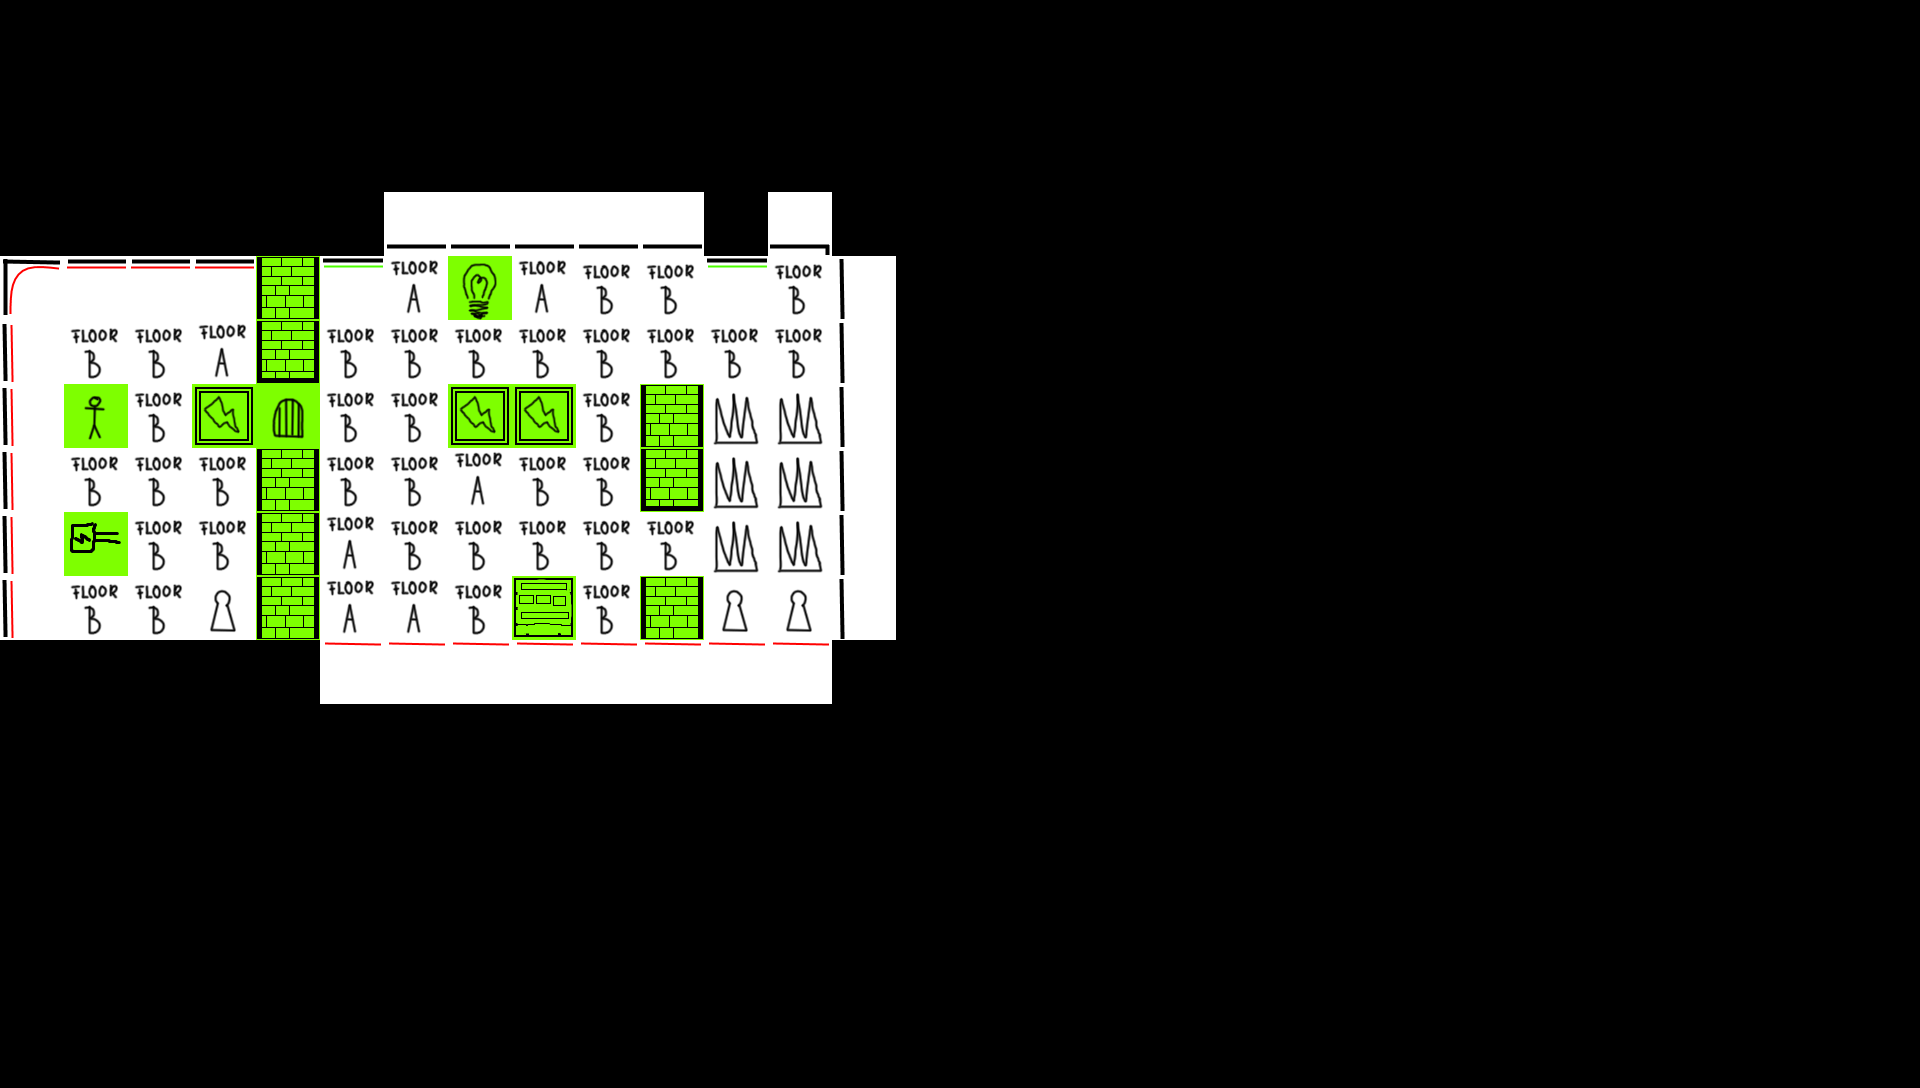

Rendered tile map (Tiled .tmx) drawn with the repository's tilesets; below, a short description and the full map source, tile grids included:
An orthogonal 30x17 tile map with 64x64 px tiles, 2 tile layers (Tile Layer 1, Tile Layer 2), 2 tilesets and 7 objects.

<map version="1.0" orientation="orthogonal" renderorder="right-down" width="30" height="17" tilewidth="64" tileheight="64" nextobjectid="26">
 <tileset firstgid="1" name="Tileset" tilewidth="64" tileheight="64" tilecount="80">
  <image source="NewTileset.png" width="512" height="647" />
 </tileset>
 <tileset firstgid="81" name="Tileset" tilewidth="64" tileheight="64" tilecount="80">
  <image source="NewTileset.png" width="512" height="647" />
 </tileset>
 <layer name="Tile Layer 1" width="30" height="17">
  <data encoding="csv">
0,0,0,0,0,0,0,0,0,0,0,0,0,0,0,0,0,0,0,0,0,0,0,0,0,0,0,0,0,0,
0,0,0,0,0,0,0,0,0,0,0,0,0,0,0,0,0,0,0,0,0,0,0,0,0,0,0,0,0,0,
0,0,0,0,0,0,0,0,0,0,0,0,0,0,0,0,0,0,0,0,0,0,0,0,0,0,0,0,0,0,
0,0,0,0,0,0,22,22,22,22,22,0,18,0,0,0,0,0,0,0,0,0,0,0,0,0,0,0,0,0,
13,10,10,10,0,31,1,1,1,2,2,31,2,23,0,0,0,0,0,0,0,0,0,0,0,0,0,0,0,0,
9,2,2,1,0,2,2,2,2,2,2,2,2,23,0,0,0,0,0,0,0,0,0,0,0,0,0,0,0,0,
9,1,2,1,1,2,2,1,1,2,0,7,7,23,0,0,0,0,0,0,0,0,0,0,0,0,0,0,0,0,
9,2,2,2,0,2,2,1,2,2,0,7,7,23,0,0,0,0,0,0,0,0,0,0,0,0,0,0,0,0,
9,1,2,2,0,1,2,2,2,2,2,7,7,23,0,0,0,0,0,0,0,0,0,0,0,0,0,0,0,0,
9,2,2,6,0,1,1,2,1,2,0,6,6,23,0,0,0,0,0,0,0,0,0,0,0,0,0,0,0,0,
0,0,0,0,0,32,32,32,32,32,32,32,32,0,0,0,0,0,0,0,0,0,0,0,0,0,0,0,0,0,
0,0,0,0,0,0,0,0,0,0,0,0,0,0,0,0,0,0,0,0,0,0,0,0,0,0,0,0,0,0,
0,0,0,0,0,0,0,0,0,0,0,0,0,0,0,0,0,0,0,0,0,0,0,0,0,0,0,0,0,0,
0,0,0,0,0,0,0,0,0,0,0,0,0,0,0,0,0,0,0,0,0,0,0,0,0,0,0,0,0,0,
0,0,0,0,0,0,0,0,0,0,0,0,0,0,0,0,0,0,0,0,0,0,0,0,0,0,0,0,0,0,
0,0,0,0,0,0,0,0,0,0,0,0,0,0,0,0,0,0,0,0,0,0,0,0,0,0,0,0,0,0,
0,0,0,0,0,0,0,0,0,0,0,0,0,0,0,0,0,0,0,0,0,0,0,0,0,0,0,0,0,0
</data>
 </layer>
 <layer name="Tile Layer 2" width="30" height="17">
  <data encoding="csv">
0,0,0,0,0,0,0,0,0,0,0,0,0,0,0,0,0,0,0,0,0,0,0,0,0,0,0,0,0,0,
0,0,0,0,0,0,0,0,0,0,0,0,0,0,0,0,0,0,0,0,0,0,0,0,0,0,0,0,0,0,
0,0,0,0,0,0,0,0,0,0,0,0,0,0,0,0,0,0,0,0,0,0,0,0,0,0,0,0,0,0,
0,0,0,0,0,0,0,0,0,0,0,0,0,0,0,0,0,0,0,0,0,0,0,0,0,0,0,0,0,0,
0,0,0,0,62,0,0,39,0,0,0,0,0,0,0,0,0,0,0,0,0,0,0,0,0,0,0,0,0,0,
0,0,0,0,59,0,0,0,0,0,0,0,0,0,0,0,0,0,0,0,0,0,0,0,0,0,0,0,0,0,
0,33,0,34,37,0,0,34,34,0,62,0,0,0,0,0,0,0,0,0,0,0,0,0,0,0,0,0,0,0,
0,0,0,0,62,0,0,0,0,0,59,0,0,0,0,0,0,0,0,0,0,0,0,0,0,0,0,0,0,0,
0,51,0,0,62,0,0,0,0,0,0,0,0,0,0,0,0,0,0,0,0,0,0,0,0,0,0,0,0,0,
0,0,0,0,62,0,0,0,40,0,62,0,0,0,0,0,0,0,0,0,0,0,0,0,0,0,0,0,0,0,
0,0,0,0,0,0,0,0,0,0,0,0,0,0,0,0,0,0,0,0,0,0,0,0,0,0,0,0,0,0,
0,0,0,0,0,0,0,0,0,0,0,0,0,0,0,0,0,0,0,0,0,0,0,0,0,0,0,0,0,0,
0,0,0,0,0,0,0,0,0,0,0,0,0,0,0,0,0,0,0,0,0,0,0,0,0,0,0,0,0,0,
0,0,0,0,0,0,0,0,0,0,0,0,0,0,0,0,0,0,0,0,0,0,0,0,0,0,0,0,0,0,
0,0,0,0,0,0,0,0,0,0,0,0,0,0,0,0,0,0,0,0,0,0,0,0,0,0,0,0,0,0,
0,0,0,0,0,0,0,0,0,0,0,0,0,0,0,0,0,0,0,0,0,0,0,0,0,0,0,0,0,0,
0,0,0,0,0,0,0,0,0,0,0,0,0,0,0,0,0,0,0,0,0,0,0,0,0,0,0,0,0,0
</data>
 </layer>
 <objectgroup name="Object Layer 1">
  <object id="13" gid="66" x="640" y="960" width="64" height="64">
   <properties>
    <property name="Behaviour" value="1" />
    <property name="Distance" value="8" />
    <property name="Height" value="6.5" />
   </properties>
  </object>
  <object id="18" gid="76" x="712" y="392" width="64" height="64">
   <properties>
    <property name="A" value="120" />
    <property name="I" value="0.37" />
   </properties>
  </object>
  <object id="20" gid="76" x="456" y="521" width="64" height="64">
   <properties>
    <property name="A" value="120" />
    <property name="I" value="0.37" />
   </properties>
  </object>
  <object id="21" gid="76" x="136" y="519" width="64" height="64">
   <properties>
    <property name="A" value="120" />
    <property name="I" value="0.37" />
   </properties>
  </object>
  <object id="22" gid="71" x="193" y="385" width="64" height="64">
   <properties>
    <property name="T" value="1" />
    <property name="X" value="4" />
    <property name="Y" value="6" />
   </properties>
  </object>
  <object id="23" gid="65" x="320" y="576" width="64" height="64">
   <properties>
    <property name="Level number" value="0" />
    <property name="Orientation" value="1" />
   </properties>
  </object>
  <object id="24" gid="73" x="729.616" y="522.18" width="64" height="64">
   <properties>
    <property name="info" value="Try to be as fast as possible here!" />
   </properties>
  </object>
 </objectgroup>
</map>
